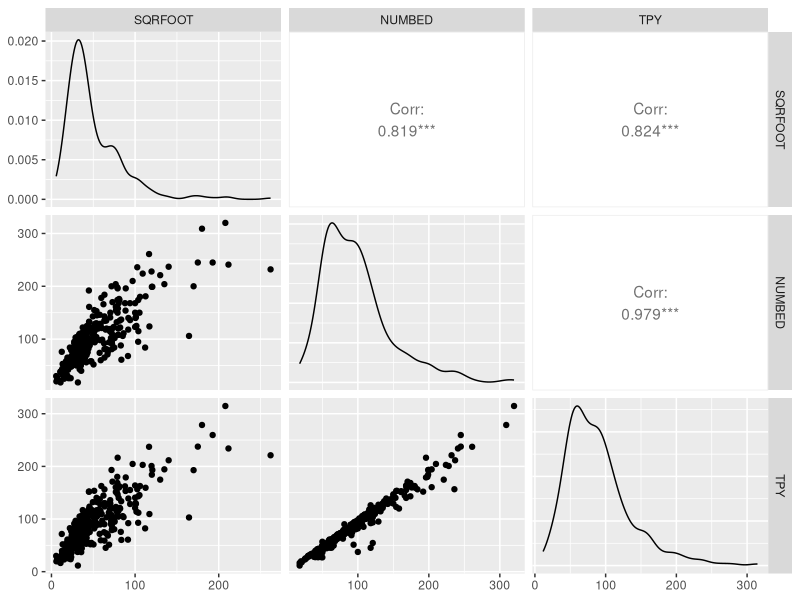
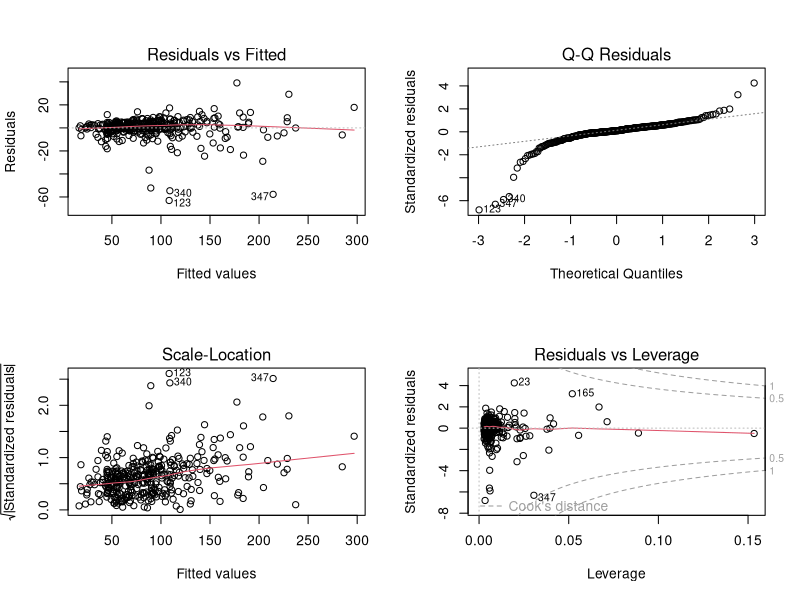
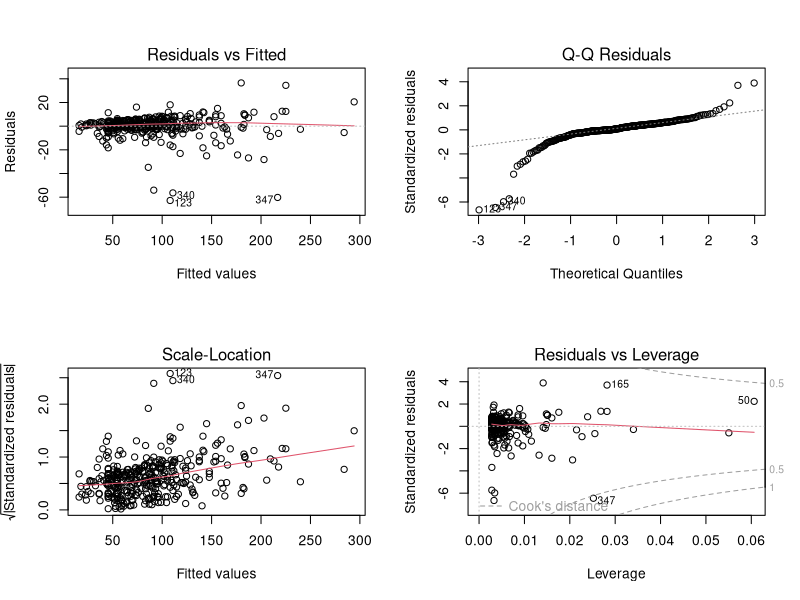
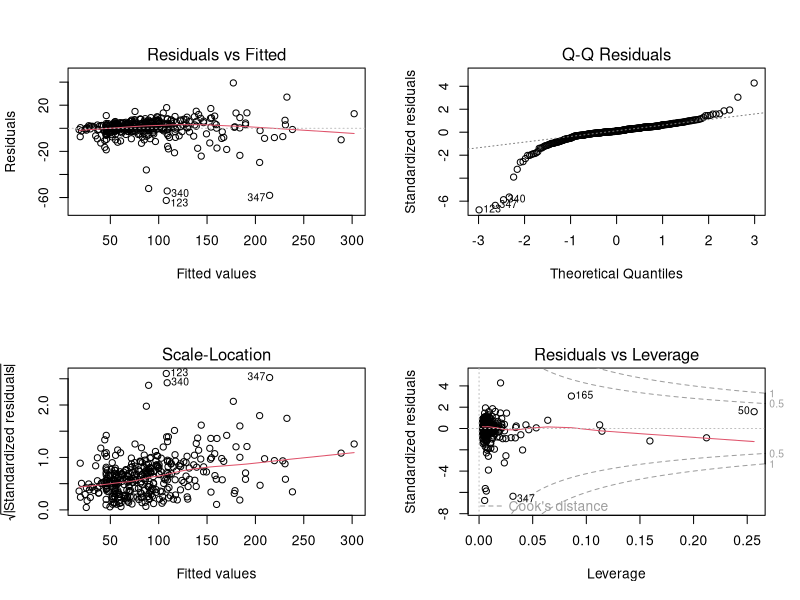
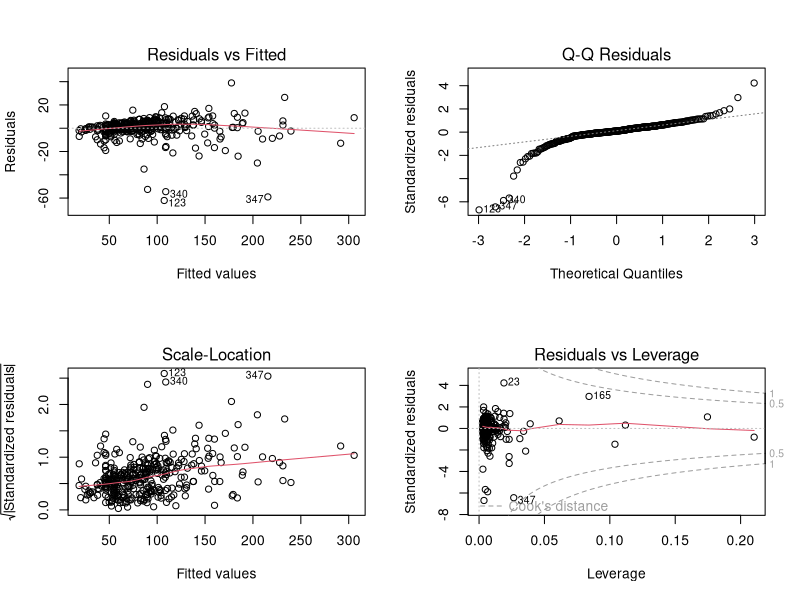
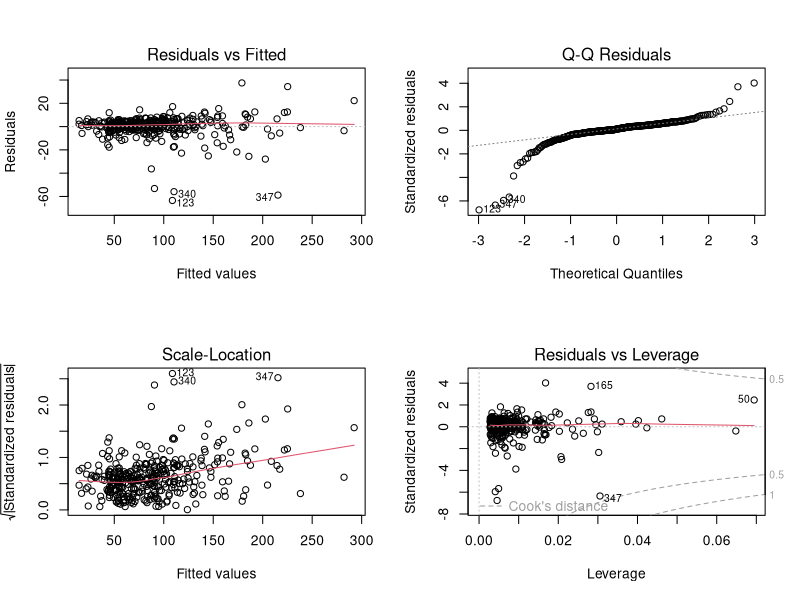
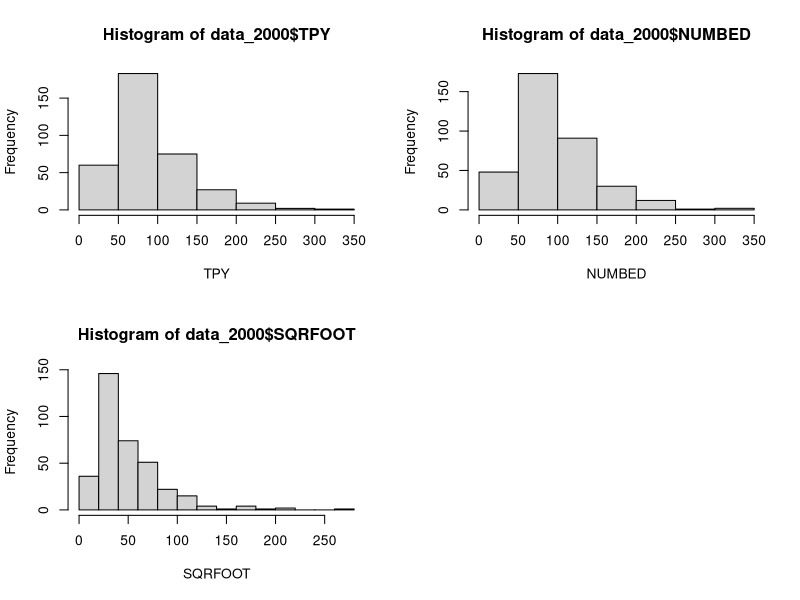
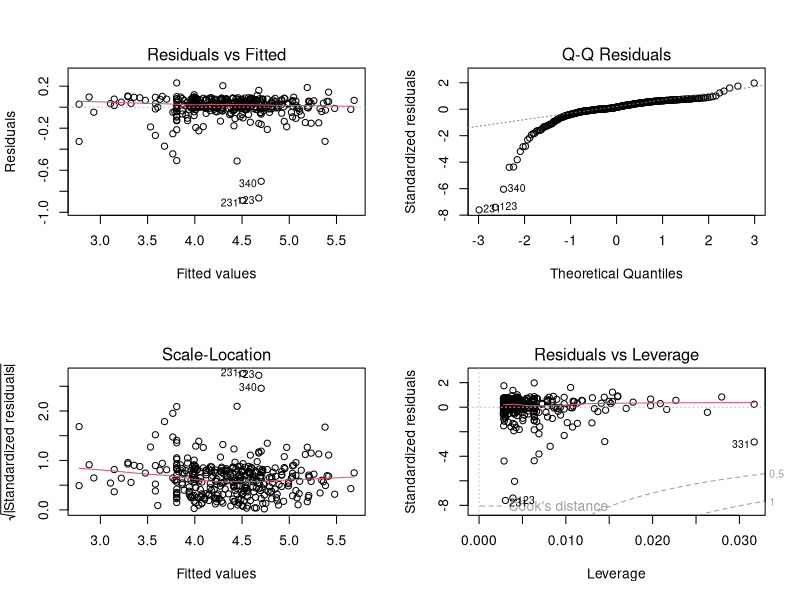

Source code (R) for these figures, in order:
## ---- chunk 1
knitr::opts_chunk$set(echo = TRUE)
## ---- chunk 2
## importing the dataset and omitting the missing values
datafile <- read.csv("../WiscNursingHome.csv")
datafile <- na.omit(datafile)

## dividing data from different years
data_2000 <- datafile[datafile$CRYEAR == 2000, ]
data_2001 <- datafile[datafile$CRYEAR == 2001, ]

datafile$ORGSTR <- as.factor(datafile$ORGSTR)
datafile$MSA <- as.factor(datafile$MSA)
## ---- chunk 3
library(ggplot2)
library(GGally)
## ---- chunk 4
ggpairs(subset(data_2000, select = c(SQRFOOT, NUMBED, TPY)))
## ---- chunk 5
summary(lm(TPY ~ NUMBED + SQRFOOT + NUMBED:SQRFOOT, data = data_2000))
## ---- chunk 6
anova(glm(TPY ~ NUMBED + SQRFOOT + NUMBED:SQRFOOT, data = data_2000, family = gaussian),
      test = "Chisq")
## ---- chunk 7
AIC(lm(TPY ~ NUMBED, data = data_2000),
    lm(TPY ~ SQRFOOT, data = data_2000),
    lm(TPY ~ NUMBED + SQRFOOT, data = data_2000),
    lm(TPY ~ NUMBED:SQRFOOT, data = data_2000),
    lm(TPY ~ NUMBED + SQRFOOT + NUMBED:SQRFOOT, data = data_2000),
    lm(TPY ~ NUMBED + NUMBED:SQRFOOT, data = data_2000),
    lm(TPY ~ SQRFOOT + NUMBED:SQRFOOT, data = data_2000))
## ---- chunk 8
AIC(lm(TPY ~ log(NUMBED), data = data_2000),
    lm(TPY ~ log(SQRFOOT), data = data_2000),
    lm(TPY ~ log(NUMBED) + log(SQRFOOT), data = data_2000),
    lm(TPY ~ log(NUMBED) + SQRFOOT, data = data_2000),
    lm(TPY ~ NUMBED + log(SQRFOOT), data = data_2000))
## ---- chunk 9
fit.linear <- lm(TPY ~ NUMBED + SQRFOOT, data = data_2000)

summary(fit.linear)
## ---- chunk 10
par(mfrow = c(2, 2))
plot(fit.linear)
## ---- chunk 11
par(mfrow = c(2, 2))
plot(lm(TPY ~ NUMBED, data = data_2000))
## ---- chunk 12
par(mfrow = c(2, 2))
plot(lm(TPY ~ NUMBED + SQRFOOT + NUMBED:SQRFOOT, data = data_2000))
## ---- chunk 13
par(mfrow = c(2, 2))
plot(lm(TPY ~ NUMBED + NUMBED:SQRFOOT, data = data_2000))
## ---- chunk 14
par(mfrow = c(2, 2))
plot(lm(TPY ~ NUMBED + log(SQRFOOT), data = data_2000))
## ---- chunk 15
par(mfrow = c(2, 2))
hist(data_2000$TPY, xlab = "TPY", freq = TRUE)
hist(data_2000$NUMBED, xlab = "NUMBED", freq = TRUE)
hist(data_2000$SQRFOOT, xlab = "SQRFOOT", freq = TRUE)
## ---- chunk 16
summary(lm(log(TPY) ~ log(NUMBED) + log(SQRFOOT) + log(NUMBED):log(SQRFOOT), data = data_2000))
## ---- chunk 17
anova(glm(log(TPY) ~ log(NUMBED) + log(SQRFOOT) + log(NUMBED):log(SQRFOOT), data = data_2000,
          family = gaussian), test = "Chisq")
## ---- chunk 18
summary(lm(log(TPY) ~ log(NUMBED), data = data_2000))
## ---- chunk 19
summary(lm(log(TPY) ~ log(SQRFOOT), data = data_2000))
## ---- chunk 20
par(mfrow = c(2, 2))
plot(lm(log(TPY) ~ log(NUMBED), data = data_2000))
## ---- chunk 21
par(mfrow = c(2, 2))
plot(lm(log(TPY) ~ log(SQRFOOT), data = data_2000))
## ---- chunk 22
AIC(lm(log(TPY) ~ log(NUMBED), data = data_2000),
    lm(log(TPY) ~ log(SQRFOOT), data = data_2000),
    lm(log(TPY) ~ log(NUMBED) + log(SQRFOOT), data = data_2000))
## ---- chunk 23
summary(lm(log(TPY) ~ NUMBED + log(SQRFOOT), data = data_2000))
## ---- chunk 24
par(mfrow = c(2, 2))
plot(lm(log(TPY) ~ NUMBED + log(SQRFOOT), data = data_2000))
## ---- chunk 25
AIC(lm(log(TPY) ~ NUMBED + log(SQRFOOT), data = data_2000))
## ---- chunk 26
### roba fatta da Simone
## ---- chunk 27
summary(lm(TPY ~ NUMBED + SQRFOOT + TAXEXEMPT + SELFFUNDINS + URBAN + PRO, data = data_2000))
## ---- chunk 28
anova(glm(TPY ~ NUMBED + SQRFOOT + TAXEXEMPT + SELFFUNDINS + URBAN + PRO, data = data_2000,
          family = gaussian), test = "Chisq")
## ---- chunk 29
par(mfrow = c(2, 2))
plot(lm(TPY ~ NUMBED + SQRFOOT + TAXEXEMPT + SELFFUNDINS + URBAN + PRO, data = data_2000))
